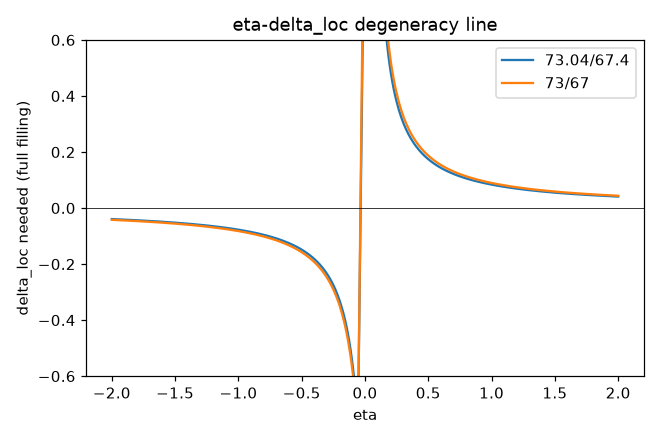

Python code for this plot:
#!/usr/bin/env python3
"""
ch_hubble_tension.py  --  Chapter 7.1: the Hubble tension as line-of-sight averaging of kappa_opt.

Re-implementation (2026-09-28) of a script cited on the site but lost. It extends part (C) of
legacy_v2_3/ch7_lattice_optics.py (which only did the algebra 1 + eta*delta_loc) by propagating
light through an explicit density field. numpy only.

CLAIM ON THE PAGES
------------------
  07-hubble-tension-line-of-sight-averaging: "ch_hubble_tension.py ... propagating light through a
     structured density field with kappa_opt(rho) = kbar (1+delta)^eta reproduces the 73/67
     magnitude for eta*delta_loc ~ 0.08 and exhibits the predicted H0-density correlation (slope
     set by eta), while the eta-delta_loc degeneracy and the sign of eta ... remain open".
  Same page, earlier paragraph (ch7_lattice_optics.py part C): "reproduced for eta*delta_loc ~ 0.09".
  axj / 16-open-problems: "73/67, eta*delta_loc ~ 0.08 (ch_hubble_tension.py)".
  The pages grade this HYP/SPEC: eta and delta_loc are NOT fixed by the framework.

MODEL
  ln(1+z(D)) = INT_0^D kappa_opt(s) ds,   kappa_opt = kbar (1+delta(s))^eta / <(1+delta)^eta>_global
  so a deep average returns H_global = c*kbar exactly, and a ladder that fits
  ln(1+z) = (H/c) D over a local window returns H_local.

INPUTS (sources; every item marked [HAND] is chosen here, not derived or measured)
  target ratios (measured): 73/67 = 1.0896 (page rounding);
      73.04/67.4 = 1.0837 (SH0ES, Riess et al. 2022 ApJL 934 L7; Planck 2018 VI, A&A 641 A6).
      Mapping Planck's CMB-inferred 67.4 onto the VP "deep line-of-sight average" is itself an
      interpretive assumption of the page (the VP volume rejects the LCDM CMB fit it comes from).
  [HAND] ladder window D = 100 .. 600 Mpc (~ SH0ES Hubble-flow SNe, 0.023 < z < 0.15), sources
         uniform in volume (n(D) ~ D^2), slope fitted through the origin.
  [HAND] part A: a top-hat local anomaly of radius R_loc around the observer.
  [HAND] part B: a 1-D log-normal random field along each sightline, cell 1 Mpc, Gaussian
         smoothing length L_s = 20 Mpc, log-amplitude sigma_g in {0.1, 0.2, 0.4}, SEED = 19.
  [FREE, not fixed] eta and delta_loc -- scanned, never tuned.

ALGORITHM
  A) Analytic: H_local/H_global - 1 = X * f(R_loc),  X = (1+delta_loc)^eta - 1,
     f = sum_D n(D) D min(D,R) / sum_D n(D) D^2. Solve for the X (hence eta*delta_loc along the
     eta-delta degeneracy line) that gives each measured ratio.
  B) Field: 2^20 Mpc of log-normal field; 16384 observers on a regular grid; each looks in +x and
     -x. For each sightline compute H_local/H_global; regress ln(H_local/H_global) on the
     window-weighted mean of ln(1+delta) (slope should be eta) and on the mean delta inside a
     200 Mpc local sphere (an observable proxy). Report direction scatter (+x vs -x) and the
     fraction of observers that see a ratio >= 1.0837.

EXPECTED OUTPUT: eta*delta_loc needed ~ ln(1.0837) = 0.080 .. ln(1.0896) = 0.086 in the full-
  filling limit (R_loc >= 600 Mpc), larger for smaller anomalies; regression slope ~ eta.

DETERMINISM: SEED = 19. Runtime ~ 10 s. DEPENDENCIES: numpy (matplotlib optional).
"""
import os
import numpy as np

SEED = 19
C_KMS = 299792.458
T_PAGE = 73.0 / 67.0
T_MEAS = 73.04 / 67.4
D_WIN = np.arange(100.0, 601.0, 1.0)          # [HAND] ladder window, Mpc
NW = D_WIN ** 2                                # sources uniform in volume
HERE = os.path.dirname(os.path.abspath(__file__))


def slope_through_origin(D, y, n):
    return np.sum(n * D * y) / np.sum(n * D * D)


def part_A():
    print("--- (A) top-hat local anomaly, analytic (eta, delta_loc free; degeneracy made explicit) ---")
    for R in (100.0, 200.0, 300.0, 600.0):
        f = slope_through_origin(D_WIN, np.minimum(D_WIN, R), NW)
        line = [f"  R_loc = {R:5.0f} Mpc: filling f = {f:.3f};"]
        for name, T in (("73/67", T_PAGE), ("73.04/67.4", T_MEAS)):
            X = (T - 1) / f
            line.append(f" {name}: need (1+d)^eta-1 = {X:.4f}")
        print("".join(line))
    print("  Degeneracy line for the full-filling case (f = 1), target 73.04/67.4 = %.4f:" % T_MEAS)
    for eta in (-1.0, -0.3, 0.5, 1.0, 2.0):
        d = T_MEAS ** (1 / eta) - 1
        print(f"    eta = {eta:+.2f}: delta_loc = {d:+.4f}, eta*delta_loc = {eta*d:.4f}, "
              f"eta*ln(1+delta_loc) = {eta*np.log1p(d):.4f}")
    print(f"  => eta*ln(1+delta_loc) = ln(T) = {np.log(T_MEAS):.4f} (73.04/67.4) or {np.log(T_PAGE):.4f} (73/67);")
    print("     eta*delta_loc itself ranges ~0.075-0.09 along the line. Only the combination is fixed;")
    print("     every (eta, delta_loc) pair on the line gives the same ratio.")


def lognormal_field(n, Ls, sig, rng):
    g = rng.standard_normal(n)
    k = np.fft.rfftfreq(n, d=1.0)
    g = np.fft.irfft(np.fft.rfft(g) * np.exp(-0.5 * (2 * np.pi * k * Ls) ** 2), n)
    g *= sig / g.std()
    return g                                     # ln(1+delta) + sig^2/2


def part_B():
    print("\n--- (B) light propagated through a structured log-normal field (SEED=19) ---")
    n = 2 ** 20
    Ls = 20.0                                    # [HAND]
    iD = D_WIN.astype(int)
    obs = np.arange(0, n - 1000, (n - 1000) // 16384)[:16384] + 700
    out = {}
    for sig in (0.1, 0.2, 0.4):                  # [HAND]
        rng = np.random.default_rng(SEED)
        g = lognormal_field(n, Ls, sig, rng)
        lnrho = g - 0.5 * sig ** 2               # ln(1+delta)
        for eta in (-0.3, 0.5, 1.0, 2.0):
            w = np.exp(eta * lnrho)
            w /= w.mean()                        # deep average -> H_global exactly
            cw = np.concatenate([[0.0], np.cumsum(w)])
            cl = np.concatenate([[0.0], np.cumsum(lnrho)])
            cd = np.concatenate([[0.0], np.cumsum(np.expm1(lnrho))])
            ratios, lnbar, dsph = [], [], []
            for sgn in (+1, -1):
                if sgn > 0:
                    I = cw[obs[:, None] + iD[None, :]] - cw[obs][:, None]
                    L = cl[obs[:, None] + iD[None, :]] - cl[obs][:, None]
                    S = (cd[obs + 200] - cd[obs]) / 200.0
                else:
                    I = cw[obs][:, None] - cw[obs[:, None] - iD[None, :]]
                    L = cl[obs][:, None] - cl[obs[:, None] - iD[None, :]]
                    S = (cd[obs] - cd[obs - 200]) / 200.0
                ratios.append(np.sum(NW * D_WIN * I, 1) / np.sum(NW * D_WIN ** 2))
                lnbar.append(np.sum(NW * D_WIN * L, 1) / np.sum(NW * D_WIN ** 2))
                dsph.append(S)
            r = np.array(ratios); lb = np.array(lnbar); ds = np.array(dsph)
            both = (r[0] * r[1]) ** 0.5
            ds2 = 0.5 * (ds[0] + ds[1])
            slope_ln = np.polyfit(lb.ravel(), np.log(r.ravel()), 1)[0]
            slope_sph = np.polyfit(ds2, np.log(both), 1)[0]
            corr_sph = np.corrcoef(ds2, np.log(both))[0, 1]
            out[(sig, eta)] = dict(sd=np.std(np.log(r.ravel())), dirs=np.std(np.log(r[0] / r[1])),
                                   p=np.mean(r.ravel() >= T_MEAS), s1=slope_ln, s2=slope_sph, c2=corr_sph)
    print("  sigma_g  eta   | slope d lnH / d<ln(1+d)>_LOS | slope vs 200-Mpc-sphere delta (corr) |"
          " rms lnH_loc | rms ln(H+x/H-x) | P(H_loc/H_glob >= 1.0837)")
    for (sig, eta), o in out.items():
        print(f"   {sig:4.2f}  {eta:+.2f}  |            {o['s1']:+.3f}             |"
              f"           {o['s2']:+.3f} ({o['c2']:+.2f})           |   {o['sd']:.4f}   |"
              f"     {o['dirs']:.4f}      |   {o['p']:.4f}")
    print("  Reading: the LOS-weighted slope recovers eta (to second order in sigma), so a measured")
    print("  H0-density slope would fix eta, and then delta_loc. The sign of the slope is the sign of")
    print("  eta. Direction dependence (+x vs -x) is of the same size as the observer-to-observer")
    print("  scatter. Whether 1.0837 is typical or rare depends ENTIRELY on the hand-chosen field")
    print("  amplitude sigma_g and smoothing L_s, which the framework does not supply.")
    print("  NOTE: the correlation is built into the model (ln(1+z) is a path integral of")
    print("  (1+delta)^eta); the simulation shows its amplitude and scatter, it is not independent")
    print("  evidence for the mechanism.")
    return out


if __name__ == "__main__":
    print("=== ch_hubble_tension.py : Hubble tension as line-of-sight averaging (HYP/SPEC) ===")
    part_A()
    out = part_B()
    print("\nPAGE CLAIM 'reproduces 73/67 for eta*delta_loc ~ 0.08': REPRODUCED as a statement about")
    print("  the combination eta*ln(1+delta_loc) = ln(73.04/67.4) = 0.080 when the local anomaly fills the")
    print("  ladder window; it is NOT a prediction (the target ratio is the input). If the anomaly is")
    print("  smaller than the window (R_loc < 600 Mpc) the needed contrast grows (table A).")
    print("PAGE CLAIM 'predicted H0-density correlation, slope set by eta': REPRODUCED (by construction).")
    try:
        import matplotlib
        matplotlib.use("Agg")
        import matplotlib.pyplot as plt
        etas = np.linspace(-2, 2, 400); etas = etas[np.abs(etas) > 0.05]
        fig, ax = plt.subplots(figsize=(6, 4))
        for T, lab in ((T_MEAS, "73.04/67.4"), (T_PAGE, "73/67")):
            ax.plot(etas, T ** (1 / etas) - 1, label=lab)
        ax.set_ylim(-0.6, 0.6); ax.axhline(0, color="k", lw=0.5)
        ax.set_xlabel("eta"); ax.set_ylabel("delta_loc needed (full filling)")
        ax.set_title("eta-delta_loc degeneracy line"); ax.legend()
        plt.tight_layout(); plt.savefig(os.path.join(HERE, "ch_hubble_tension.png"), dpi=110)
        print("  [figure written: ch_hubble_tension.png]")
    except Exception as exc:
        print(f"  [matplotlib unavailable: {exc}] numbers above are the result.")
